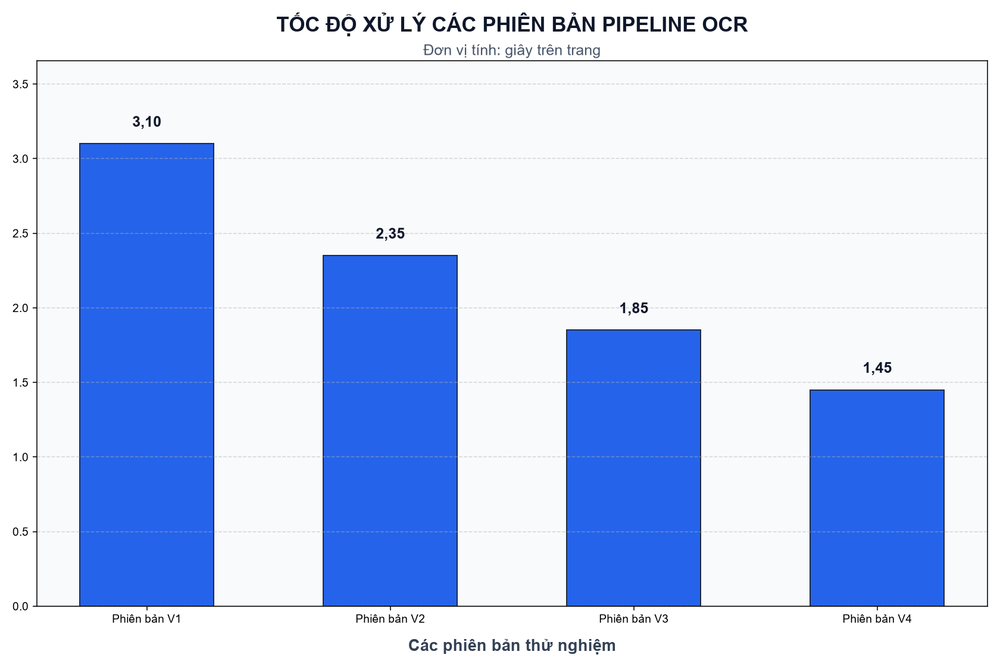
#> input picture dataset/test_set/chart_01.png, 1000 x 667 px, shrunk from 1680 x 1120 before the run
$ python -i layout.py   (imports and definitions only)
#> lines starting #> are read from the running program, lines starting #| are printed output that depends on the picture; after the words box and inside, x2 and y2 are one past the last pixel; in counts of white or black regions, pixels touching at a corner belong together
import cv2
import numpy as np

from app.pipeline.lines import line_positions
from app.schemas import BBox, Region


def binarize(gray: np.ndarray) -> np.ndarray:
    blurred = cv2.GaussianBlur(gray, (3, 3), 0)
    _, ink = cv2.threshold(blurred, 0, 255, cv2.THRESH_BINARY_INV + cv2.THRESH_OTSU)
    if (ink > 0).mean() > 0.35:
        block = max(15, (min(gray.shape) // 40) | 1)
        ink = cv2.adaptiveThreshold(
            blurred, 255, cv2.ADAPTIVE_THRESH_GAUSSIAN_C, cv2.THRESH_BINARY_INV, block, 12
        )
    return ink


# [30 lines left out: functions _boxes_overlap, _merge_boxes, not called in this run]


# [105 lines that did not run here, left out]


def _component_heights(sub: np.ndarray) -> list[int]:
    count, _, stats, _ = cv2.connectedComponentsWithStats(sub, connectivity=8)
    return [int(stats[i, cv2.CC_STAT_HEIGHT]) for i in range(1, count) if stats[i, cv2.CC_STAT_HEIGHT] >= 4]


# [24 lines left out: functions _count_lines, _shrink, not called in this run]

>>> import cv2
>>> picture = cv2.imread('../../../dataset/test_set/chart_01.png', cv2.IMREAD_GRAYSCALE)
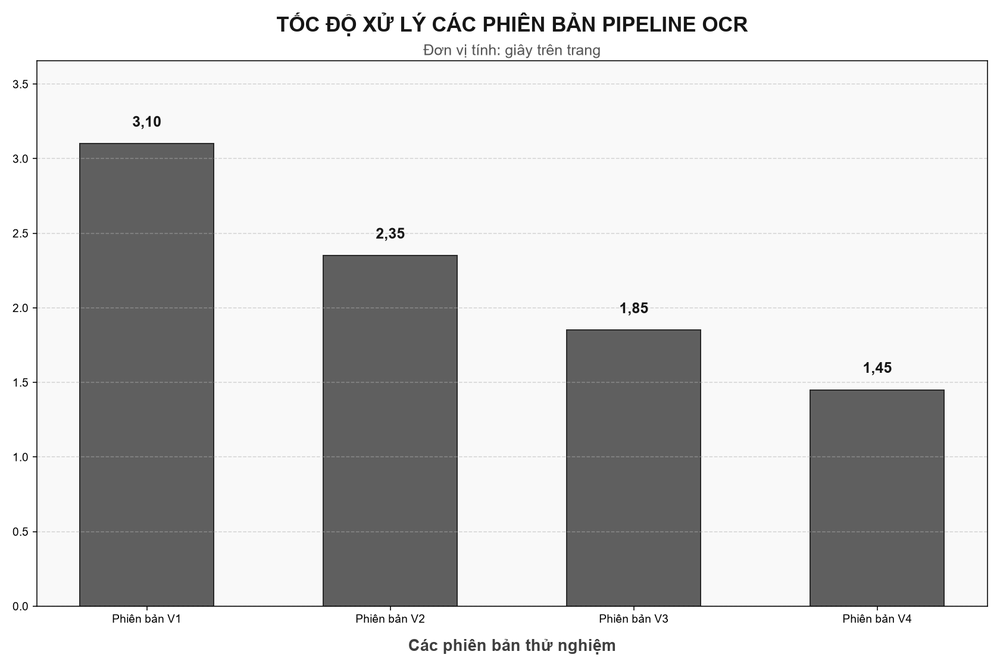
#> picture: shape (667, 1000); min 0, max 255, mean 206
>>> result = binarize(picture)
#> in binarize, `_, ink = cv2.threshold(blurred, 0, 255, cv2.THRESH_BINARY_INV + cv2.TH..`:
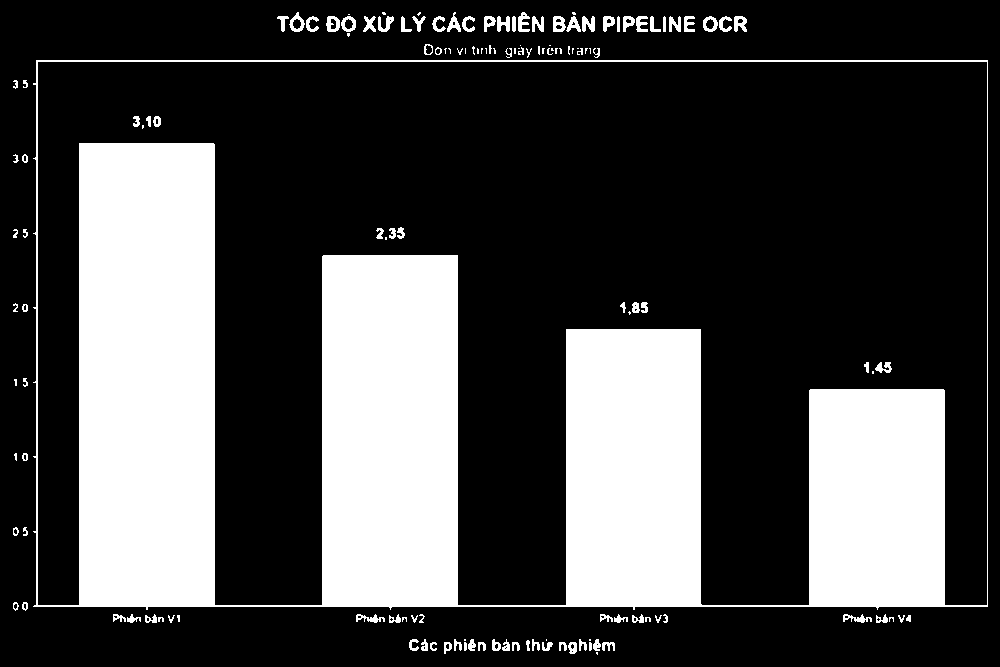
#> ink: shape (667, 1000); 28.5% white; 146 white regions (43 under 20 px), largest, box (x1, y1, x2, y2) and area: (33, 60, 988, 610) 182564, (582, 16, 595, 32) 150, (326, 16, 340, 32) 149

$ run again, on dataset/test_set/chart_02.png
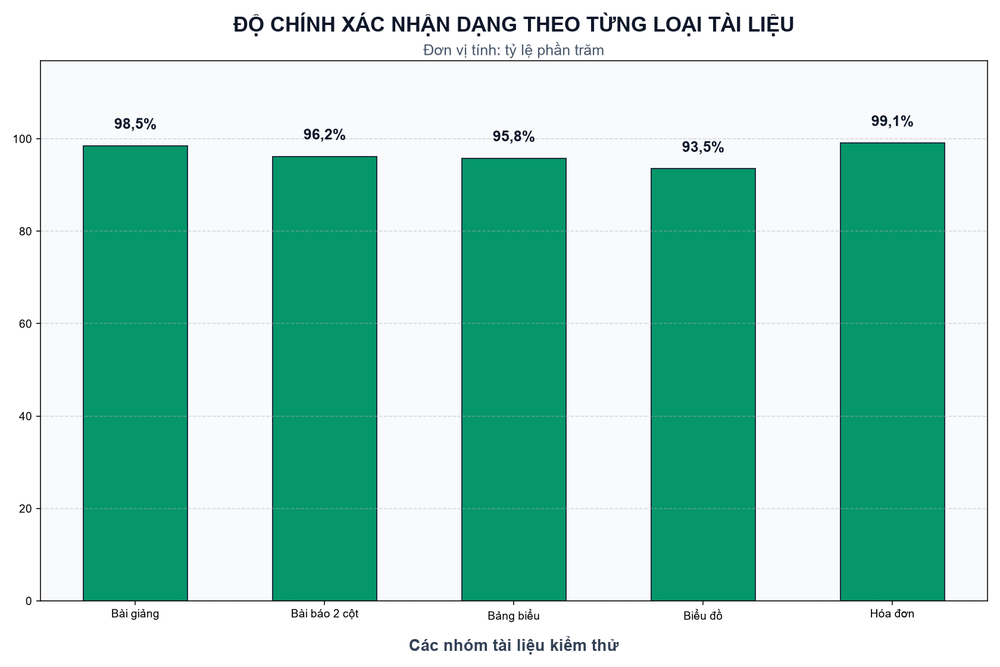
#> input picture dataset/test_set/chart_02.png, 1000 x 667 px, shrunk from 1680 x 1120 before the run
#> in binarize, `_, ink = cv2.threshold(blurred, 0, 255, cv2.THRESH_BINARY_INV + cv2.TH..`:
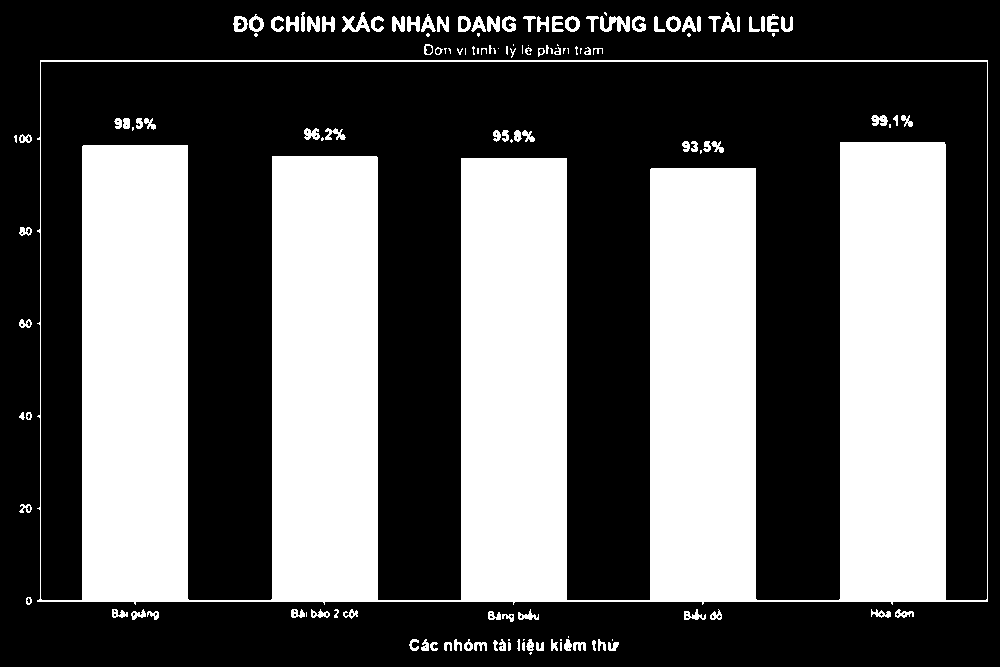
#> ink: shape (667, 1000); 37.5% white; 144 white regions (41 under 20 px), largest, box (x1, y1, x2, y2) and area: (37, 60, 988, 605) 241416, (600, 16, 630, 32) 292, (342, 12, 370, 32) 254
#> in binarize, `ink = cv2.adaptiveThreshold( blurred, 255, cv2.ADAPTIVE_THRESH_GAUSSIA..`:
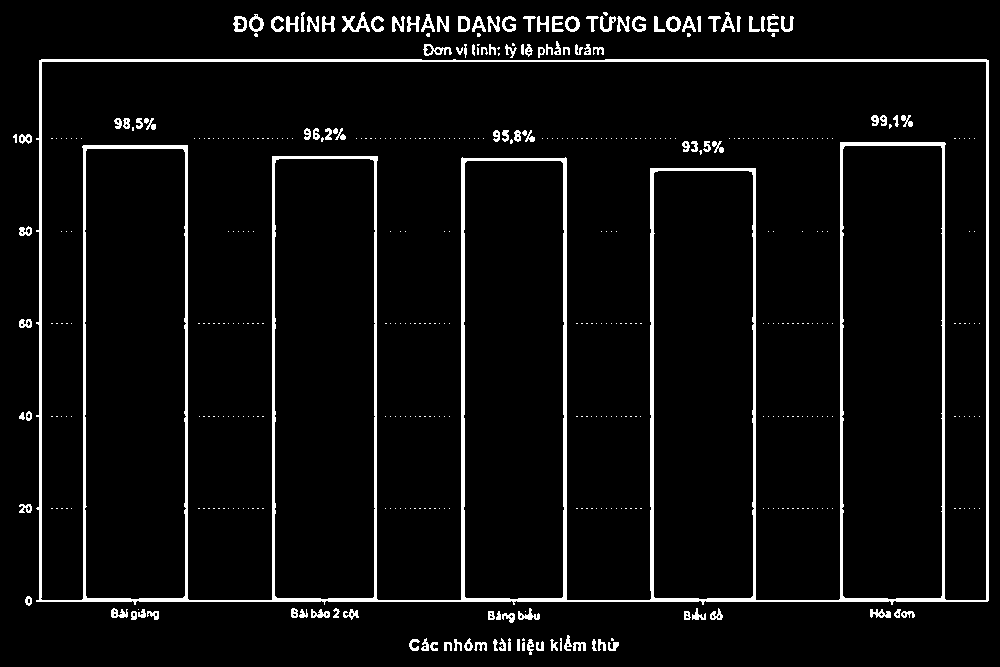
#> ink: shape (667, 1000); 5.2% white; 484 white regions (360 under 20 px), largest, box (x1, y1, x2, y2) and area: (36, 59, 989, 605) 25323, (342, 12, 370, 32) 230, (423, 44, 452, 56) 154
